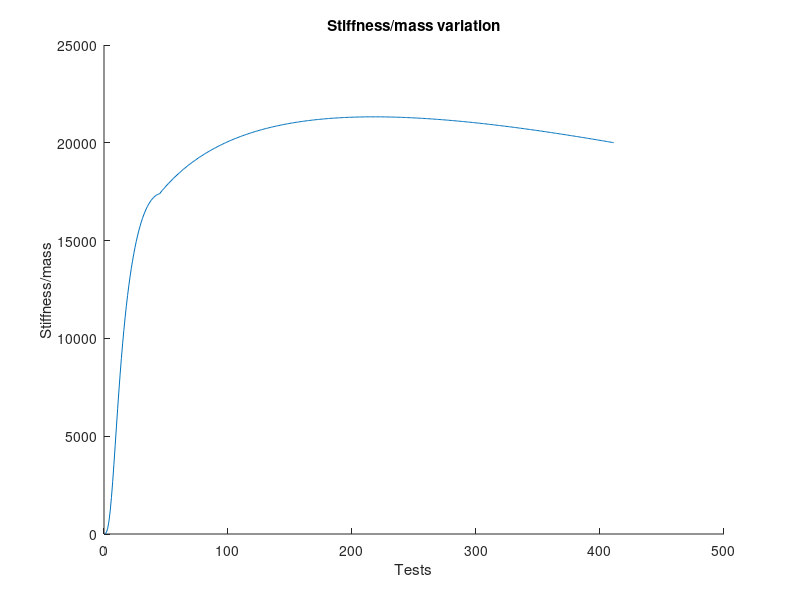
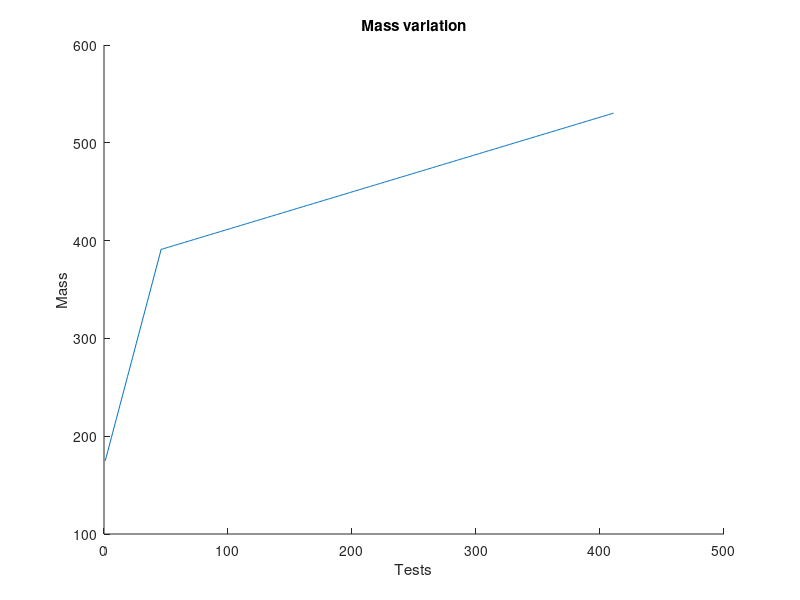
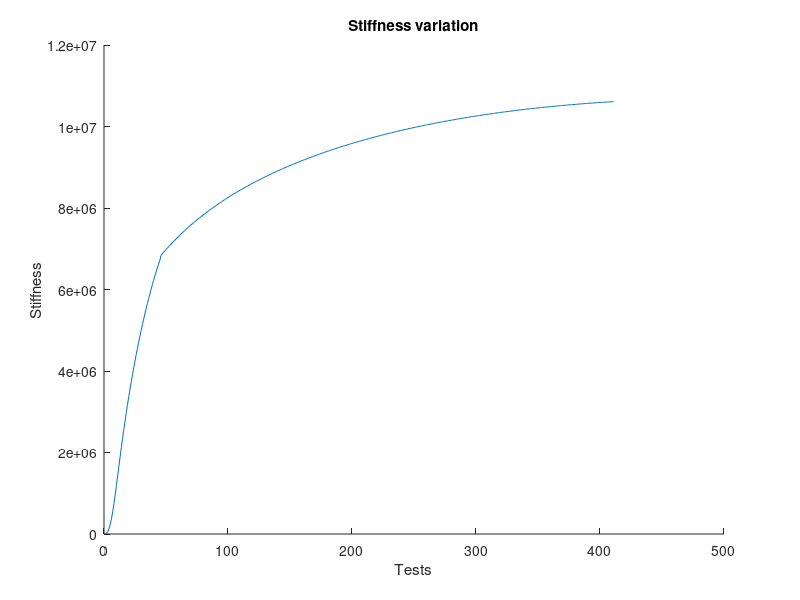
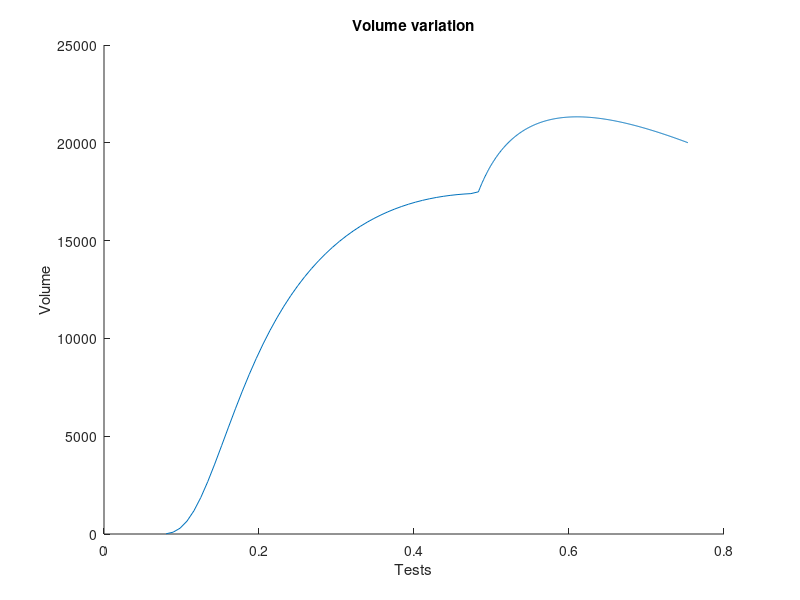

MATLAB code for these plots, in order:
clear all
clc


Plate_thickness = 0.006;

Start_h_angled = 0.46;
End_h_angled = 0.46;
Stepsize_h_angled = 0.01;
steps_h_angled = round((End_h_angled-Start_h_angled)/Stepsize_h_angled+1);

Start_w_verticle = 0.1;
End_w_verticle = 0.51;
Stepsize_w_verticle = 0.001;
steps_w_verticle = round((End_w_verticle-Start_w_verticle)/Stepsize_w_verticle+1);

Start_h_verticle = 0.46;
End_h_verticle = 0.46;
Stepsize_h_verticle = 0.01;
steps_h_verticle = round((End_h_verticle-Start_h_verticle)/Stepsize_h_verticle+1);

Start_h_notch = 0.005;
End_h_notch = 0.005;
Stepsize_h_notch = 0.005;
steps_h_notch = round((End_h_notch-Start_h_notch)/Stepsize_h_notch+1);

Start_L_notch = 0.06;
End_L_notch = 0.06;
Stepsize_L_notch = 0.01;
steps_L_notch = round((End_L_notch-Start_L_notch)/Stepsize_L_notch+1);

steps = steps_h_angled*steps_w_verticle*steps_h_verticle*steps_h_notch*steps_L_notch;
masses = zeros(1,steps);
ratios = zeros(1,steps);
stiffnesses = zeros(1,steps);
%ratios = zeros(1,steps);
sizes = zeros(1,steps);
w_angled_list = zeros(1,steps);
h_angled_list = zeros(1,steps);
w_verticle_list = zeros(1,steps);
h_verticle_list = zeros(1,steps);
L_notch_list = zeros(1,steps);
h_notch_list = zeros(1,steps);
phi_list = zeros(1,steps);
% 0.495086011065382
% 0.500000000000000
% 0.400000000000000
% 0.500000000000000
% 0.0150000000000000
% 0.00500000000000000
% 0.140314777443616
% w_angled = 0.495086011065382
% h_angled= 0.5;
% w_verticle= Start_w_verticle;
% h_verticle= Start_h_verticle;
% L_notch_input = Start_L_notch;
% h_notch= Start_h_notch;
% phi = 



h_angled= 0;
w_verticle= Start_w_verticle;
h_verticle= Start_h_verticle;
L_notch_input = Start_L_notch;
h_notch= Start_h_notch;

for i = 1:steps
h_angled = h_angled+Stepsize_h_angled;
if h_angled>End_h_angled
    h_angled = Start_h_angled;
    w_verticle = w_verticle+Stepsize_w_verticle;
    if w_verticle>End_w_verticle
        w_verticle = Start_w_verticle;
        h_verticle = h_verticle+Stepsize_h_verticle;
        if h_verticle>End_h_verticle
            h_verticle = Start_h_verticle;
            h_notch = h_notch+Stepsize_h_notch;
            if h_notch>End_h_notch
                h_notch = Start_h_notch;
                L_notch_input = L_notch_input+Stepsize_L_notch;
                disp(i/steps)
                disp(max(ratios(1,:)))
                if L_notch_input>End_L_notch
                    L_notch_input = Start_L_notch;
                end
            end
        end
    end
end
D =h_notch/((0.5));
L_notch = L_notch_input + D/2;
%i = 0;
%for Beam_size = Start_h_angled:Stepsize_h_angled:End_h_angled
%    i = i+1;

%Chosen Parameters (to be optimised)
% h_angled= 0.46;
% w_verticle= 0.46;
% h_verticle= 0.46;
% L_notch = 0.1;
% h_notch= Beam_size;

%Parameters dependent on above variables
phi = atan((0.5-0.5*h_verticle)/(2-0.5*w_verticle -2*L_notch));
w_angled= h_verticle*cos(phi);


% for L_h = Start_L_h:StepsizeL:End_L_h
%     i = 0;
%     for H_h = Start_H_h:StepsizeH:End_H_h
%         i = i+1;
%% C-arm params
g=9.81;
m_carm=500;
Load = m_carm*g;
dist_to_poi = 1;

%% Verticle beam params
t_verticle= Plate_thickness;
E_verticle = 210e9; %Pa
A_verticle= w_verticle*h_verticle-(w_verticle-2*t_verticle)*(h_verticle-2*t_verticle); %m^2
L_verticle= 1.55 + 0.5*h_angled;   %m
Ix_verticle = (1/12)*(w_verticle)*(h_verticle^3) - (1/12)*(w_verticle-2*t_verticle)*(h_verticle-2*t_verticle)^3;
Iy_verticle = (1/12)*(h_verticle)*(w_verticle^3) - (1/12)*(h_verticle-2*t_verticle)*(w_verticle-2*t_verticle)^3;
rho_verticle = 7800;
m_verticle = A_verticle*L_verticle*rho_verticle;

%% Verticle beam stiffness
% Axial stiffness 
Cz_verticle = E_verticle*A_verticle/L_verticle; % N/m
% rotational stiffness
Kx_verticle = E_verticle*Ix_verticle/L_verticle; % Nm/rad
Ky_verticle = E_verticle*Iy_verticle/L_verticle; % Nm/rad
%% Verticle beam forces
% Moment about x axis due to C-arm load
Mx_verticle = Load*dist_to_poi;
%axial load due to poi = Load
My_verticle = Load*0.2;
Fz_verticle = Load;
%% Verticle beam potential energy U

U_verticle = (0.5*My_verticle^2 )/Ky_verticle + (0.5*Mx_verticle^2 )/Kx_verticle +(0.5*Fz_verticle^2)/Cz_verticle;

%% --------------------------------------------------------------------------------
%% Notch flexure params
%D =h_notch/((0.5+0.01)/2);
d1=D;
d2= d1;
%L_notch=0.1;
t_notch=h_angled;
%D=(2*d1^2)/(2d1);
%% Ratio of notch holes to width: must be 0.01<beta<0.5

beta = h_notch/D;

%% Material constants for Notch
E_notch= 210e9;
G_notch= 81e9;
rho_notch = 7800;
m_notch = ( w_verticle*h_angled*(L_notch-d1/2) + ...
          w_angled*h_angled*(L_notch-d1/2) + ...
          ((d1+h_notch)*d1-pi*(d1/2)^2)*h_angled ) ...
          *rho_notch;

%% Stiffness calculations for notch (from JPE)

% Point A (axis of rotation) N/m
Cax_notch = 0.48*E_notch*t_notch*sqrt(h_notch/D);
Caz_notch = G_notch*h_notch*t_notch/D;
Cay_notch = 0.56*E_notch*t_notch*sqrt(h_notch/D)*(1/(1.2 +(D/h_notch)));

% Rotational stiffness [Nm/rad]
Kax_notch = (t_notch^2 /12)*Caz_notch;
Kaz_notch = 0.093*E_notch*t_notch*h_notch^2 *sqrt(h_notch/D);
Kay_notch = (t_notch^2 /12)*Cax_notch;

%Total stiffness of the notch (stiffness of end point)
Cx_notch = Cax_notch;
Cz_notch = Caz_notch; 
Cy_notch = Cay_notch; 

%% Forces acting on notch

% lateral load due to verticle beam weight
Fg_verticle = m_verticle*g +Load; 

% torque moment about x axis
Mx_notch = Load*(dist_to_poi+0.5*h_verticle);
%moment due to displaced POI
My_notch = Load*(0.2+0.5*w_verticle) +0.5*w_verticle*m_verticle*g;
%% Potential energy of notch

U_notch = 0.5*(Fg_verticle^2)/(Cz_notch) +0.5*(Mx_notch^2)/(Kax_notch) +0.5*(My_notch^2)/(Kay_notch);
%% ----------------------------------------------------------------------------------------------------
%% Angled beam params
t_angled= Plate_thickness;
E_angled = 210e9; %Pa
A_angled= w_angled*h_angled-(w_angled-2*t_angled)*(h_angled-2*t_angled); %m^2
L_angled= (2-0.5*w_verticle -2*L_notch)/cos(phi);   %m
Iy_angled = (1/12)*w_angled*(h_angled)^3  -(1/12)*(w_angled-t_angled)*(h_angled-t_angled)^3;
Ix_angled = (1/12)*h_angled*(w_angled)^3  -(1/12)*(h_angled-t_angled)*(w_angled-t_angled)^3;
rho_angled = 7800;
G_angled = 81e9;
J_angled =(w_angled*h_angled/12)*(w_angled^2 +h_angled^2) - ((w_angled-2*t_angled)*(h_angled-2*t_angled)/12)*((w_angled-2*t_angled)^2 +(h_angled-2*t_angled)^2);

%% Stiffness of angled beam
%lateral stiffness
Cz_angled = E_angled*A_angled/(L_angled^3); % N/m
% torque stiffness
Kx_angled = G_angled*J_angled/L_angled; % Nm/rad
%bending stiffness
Ky_angled = E_angled*Iy_angled/L_angled ;% Nm/rad

%% Force decomposition

Fz_angled = Load + (m_verticle + m_notch)*g;
Mx_angled = Load*(dist_to_poi+0.5*h_verticle);
My_angled = Load*(0.2+0.5*w_verticle+2*L_notch) +(0.5*w_verticle+2*L_notch)*m_verticle*g + m_notch*L_notch*g;

% M_total = sqrt(Mx_angled^2 +My_angled^2)

Mx_new = Mx_angled*cos(phi) +My_angled*sin(phi);
My_new = -Mx_angled*sin(phi) +My_angled*cos(phi);
% M_total_new =  sqrt(Mx_new^2 +My_new^2)


%% Potential energy of Angled beam

U_angled = 0.5*(Fz_angled^2)/(Cz_angled) + 0.5*(My_new^2)/Ky_angled +0.5*(Mx_new^2)/Kx_angled; % add moment and torque


%% ------------------------------------------------------------------------------------------------------------------------------------------------------
%% Sum of Potential energy
U = [U_angled, U_verticle, U_notch];
U1=U;
U=sum(U);
%% Total stiffness
%U_notch
c_total = (0.5*Load^2)/U;

 %% mass calculations
base_plate = 0.46*0.46*0.006*rho_angled;
plates = w_angled*h_angled*Plate_thickness*rho_angled + ...
         w_verticle*h_verticle*Plate_thickness*rho_angled*2 + ...
         base_plate;
m_y_rotation = 0;
m_angled = A_angled*L_angled*rho_angled;
m_verticle = A_verticle*L_verticle*rho_verticle;
m_notch = ( w_verticle*h_angled*(L_notch-d1/2) + ...
          w_angled*h_angled*(L_notch-d1/2) + ...
          ((d1+h_notch)*d1-pi*(d1/2)^2)*h_angled ) ...
          *rho_notch;
Mass = m_notch + m_verticle + m_angled + m_y_rotation + plates;

%% mass over stiffness
masses(i) = Mass;
Volumes(i) = m_notch/rho_notch + w_verticle*h_verticle*L_verticle +w_angled*h_angled*L_angled;
stiffnesses(i) = c_total;%[c_total, h_angled, w_verticle, h_verticle, L_notch ,h_notch];
ratios(i) = c_total/Mass;%[c_total/Mass; h_angled; w_verticle; h_verticle; L_notch ;h_notch];
sizes(i) = w_verticle;
w_angled_list(i) = w_angled;
h_angled_list(i) = h_angled;
w_verticle_list(i) = w_verticle;
h_verticle_list(i) = h_verticle;
L_notch_list(i) = L_notch;
h_notch_list(i) = h_notch;
phi_list(i) = phi;
L_verticle_list(i)= L_verticle;
L_angled_list(i) = L_angled;
end
%%
X_axis = linspace(1,steps,steps);
%%
close all;
X_axis2 = X_axis(1,1:100);
ratios2 = ratios(1,1:100);
figure()
hold on
xlim([0 max(masses)])
xlabel('Mass (Kg)')
ylim([0 max(stiffnesses)])
ylabel('Stiffness (Pa)')
plot(masses,stiffnesses)
hold off

figure()
hold on
title("W_{verticle} variation")
%xlim([0 max(sizes)])
ylabel('Stiffness/mass')
%ylim([0 max(ratios)])
xlabel('W_{verticle} (m)')
plot(sizes,ratios)
hold off
figure()
hold on
title('Stiffness/mass variation')
%xlim([0 max(sizes)])
ylabel('Stiffness/mass')
%ylim([0 max(ratios)])
xlabel('Tests')
plot(X_axis,ratios)%ratios(1,:))
hold off
print("finished")

figure()
hold on
%xlim([0 max(sizes)])
title('Mass variation')
ylabel('Mass')
%ylim([0 max(ratios)])
xlabel('Tests')
plot(X_axis,masses)%ratios(1,:))
hold off
print("finished")

figure()
hold on
%xlim([0 max(sizes)])
title('Stiffness variation')
ylabel('Stiffness')
%ylim([0 max(ratios)])
xlabel('Tests')
plot(X_axis,stiffnesses)%ratios(1,:))
hold off
print("finished")

figure()
hold on
%xlim([0 max(sizes)])
title('Volume variation')
ylabel('Volume')
%ylim([0 max(ratios)])
xlabel('Tests')
plot(Volumes,ratios)%ratios(1,:))
hold off
print("finished")

Dimensions = [w_angled_list;h_angled_list;w_verticle_list;h_verticle_list;L_notch_list;h_notch_list;phi_list;L_verticle_list;L_angled_list];

best = find(ratios == max(ratios))
best_w_angled = w_angled_list(best)
best_h_angled = h_angled_list(best)
best_w_verticle = w_verticle_list(best)
best_h_verticle = h_verticle_list(best)
best_L_notch = L_notch_list(best)
best_h_notch = h_notch_list(best)
best_phi = phi_list(best)
best_L_verticle= L_verticle_list(best)
best_L_angled = L_angled_list(best)
stiffness_poi = stiffnesses(best)
best_mass_stiffness_ratio = ratios(best)
